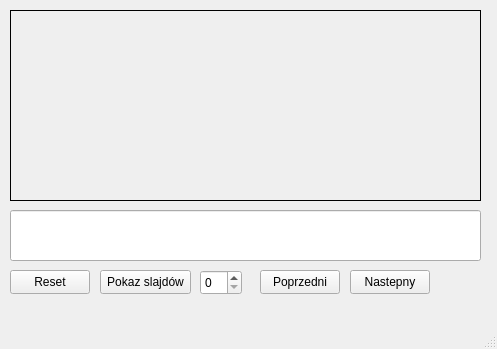
<?xml version="1.0" encoding="UTF-8"?>
<ui version="4.0">
 <class>MainWindow</class>
 <widget class="QMainWindow" name="MainWindow">
  <property name="geometry">
   <rect>
    <x>0</x>
    <y>0</y>
    <width>497</width>
    <height>349</height>
   </rect>
  </property>
  <property name="windowTitle">
   <string>MainWindow</string>
  </property>
  <widget class="QWidget" name="centralwidget">
   <widget class="QLineEdit" name="le_komentarz">
    <property name="geometry">
     <rect>
      <x>10</x>
      <y>210</y>
      <width>471</width>
      <height>51</height>
     </rect>
    </property>
   </widget>
   <widget class="QLabel" name="lbl_zdjecie">
    <property name="geometry">
     <rect>
      <x>10</x>
      <y>10</y>
      <width>471</width>
      <height>191</height>
     </rect>
    </property>
    <property name="frameShape">
     <enum>QFrame::Box</enum>
    </property>
    <property name="text">
     <string/>
    </property>
   </widget>
   <widget class="QPushButton" name="pb_reset">
    <property name="geometry">
     <rect>
      <x>10</x>
      <y>270</y>
      <width>80</width>
      <height>24</height>
     </rect>
    </property>
    <property name="text">
     <string>Reset</string>
    </property>
   </widget>
   <widget class="QSpinBox" name="sb_timer">
    <property name="geometry">
     <rect>
      <x>200</x>
      <y>270</y>
      <width>42</width>
      <height>25</height>
     </rect>
    </property>
   </widget>
   <widget class="QPushButton" name="pb_poprzedni">
    <property name="geometry">
     <rect>
      <x>260</x>
      <y>270</y>
      <width>80</width>
      <height>24</height>
     </rect>
    </property>
    <property name="text">
     <string>Poprzedni</string>
    </property>
   </widget>
   <widget class="QPushButton" name="pb_nastepny">
    <property name="geometry">
     <rect>
      <x>350</x>
      <y>270</y>
      <width>80</width>
      <height>24</height>
     </rect>
    </property>
    <property name="text">
     <string>Nastepny</string>
    </property>
   </widget>
   <widget class="QPushButton" name="pb_pokaz">
    <property name="geometry">
     <rect>
      <x>100</x>
      <y>270</y>
      <width>91</width>
      <height>24</height>
     </rect>
    </property>
    <property name="text">
     <string>Pokaz slajdów</string>
    </property>
   </widget>
  </widget>
  <widget class="QMenuBar" name="menubar">
   <property name="geometry">
    <rect>
     <x>0</x>
     <y>0</y>
     <width>497</width>
     <height>21</height>
    </rect>
   </property>
  </widget>
  <widget class="QStatusBar" name="statusbar"/>
 </widget>
 <resources/>
 <connections/>
</ui>
